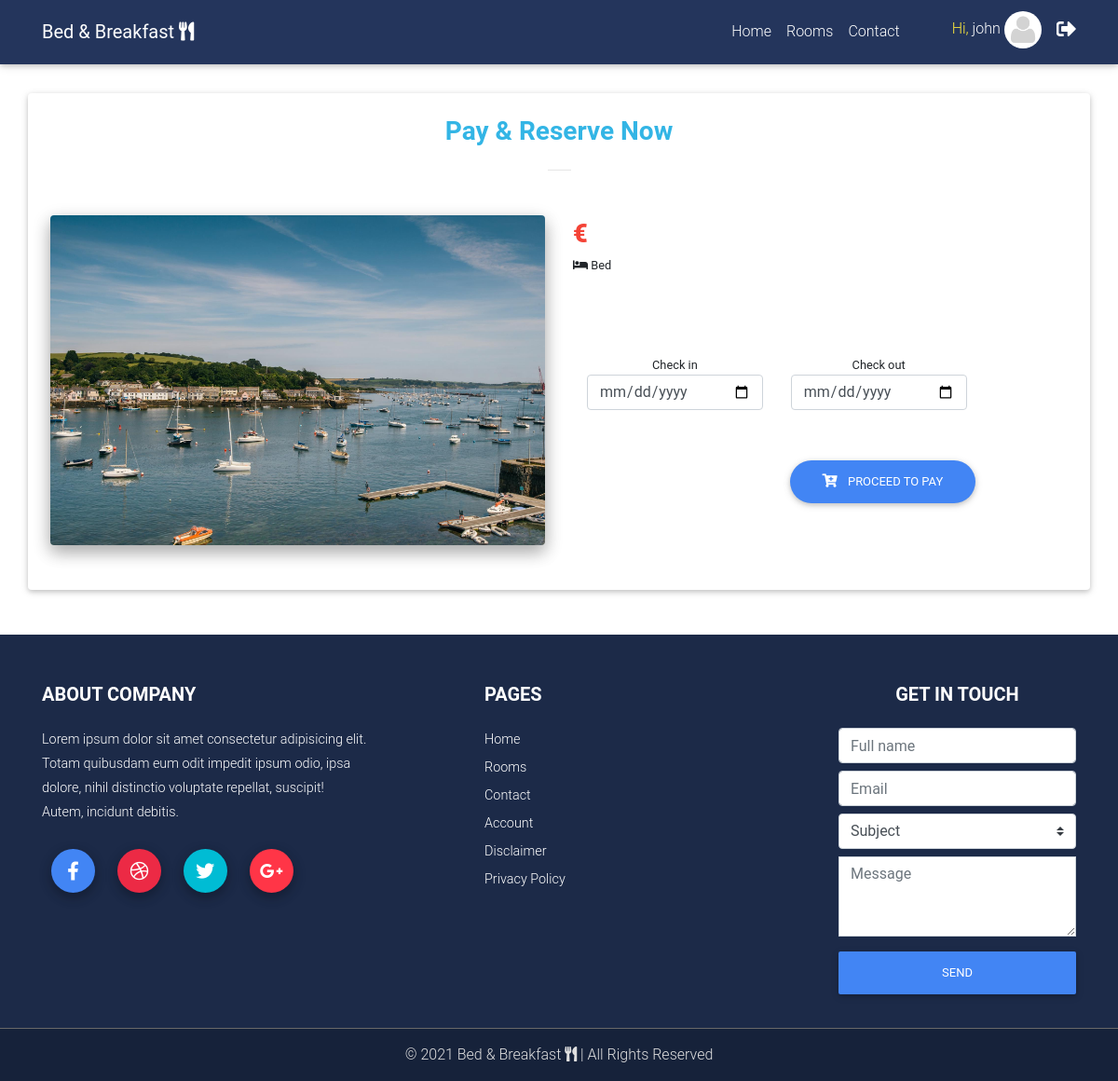
Before: /room_book?room_id=3 (signed in) with the older database file.
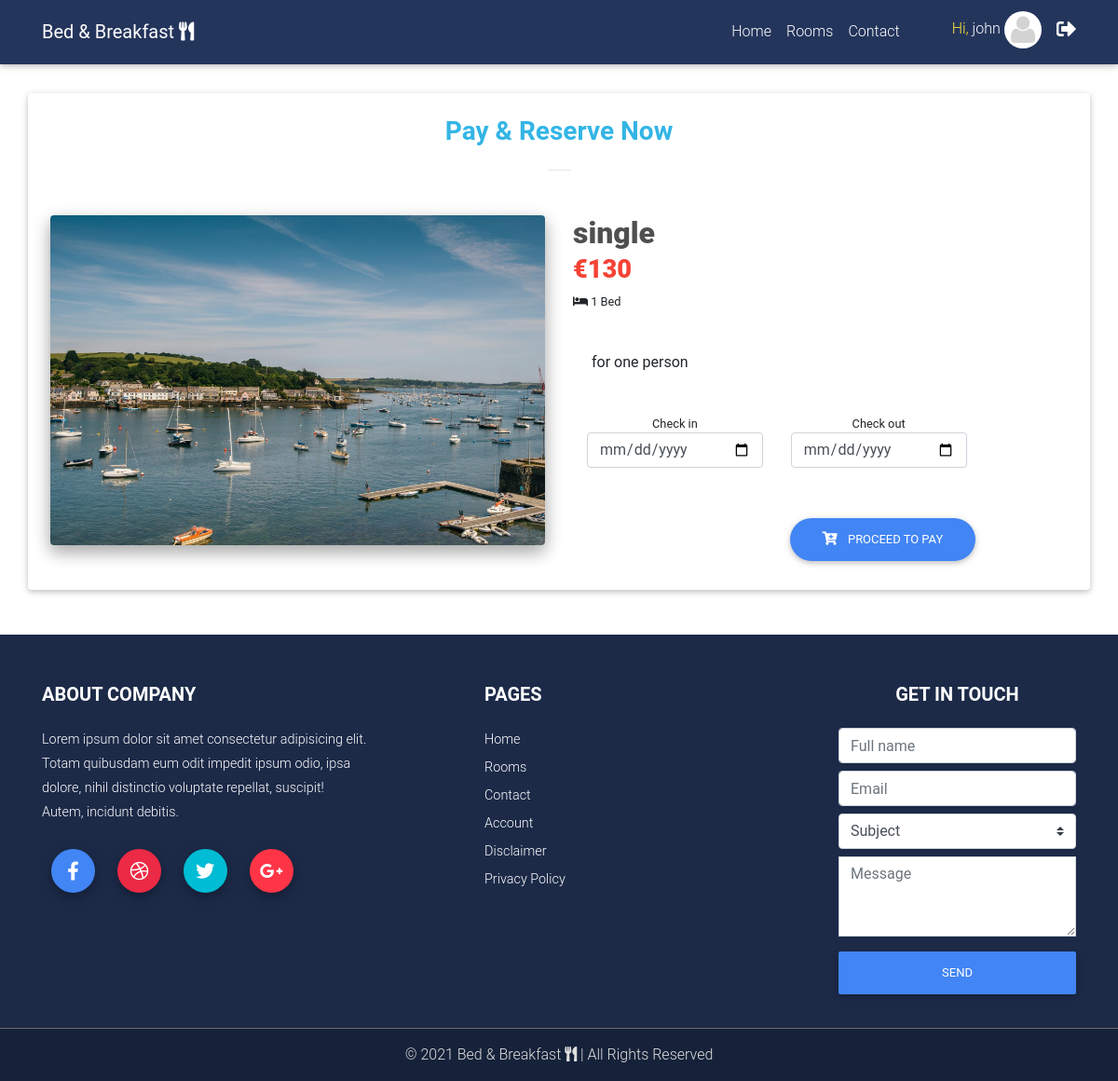
After: the same page with the newer database file.
### src/models.py (models this page shows)
class Rooms(db.Model):
	id = db.Column(db.Integer, primary_key=True)
	title = db.Column(db.String(100))
	description = db.Column(db.Text)
	thumb = db.Column(db.String(225))
	price = db.Column(db.Integer)
	bed = db.Column(db.Integer)
	lunch = db.Column(db.Boolean(), default=False)
	wifi = db.Column(db.Boolean(), default=False)

### src/views.py (the view)
@views.route("/room_book", methods=["GET", "POST"])
def room_book():
	room_id = request.args.get("room_id")
	room_data = Rooms.query.filter_by(id=room_id).first()
	return render_template("room_book.html", user=current_user, room_data=room_data)

### src/templates/room_book.html (shortened to what this page needs)
{% extends "base.html" %}
{% block content %}
<div class="container" style="margin-top: 100px;">
<div class="row my-5">
<div class="card p-4 ">
    <h3 class="font-weight-bold text-center text-info">Pay &amp; Reserve Now</h3>
    <hr class="mb-5 mx-auto" width="25px">
<div class="row">
<div class="col-lg-6 mb-4">
<img src="{{ url_for('static', filename='img/room1.jpg') }}" class="img-fluid rounded z-depth-2">
</div>
<div class="col-lg-5 text-center text-md-left">
<div class="mb-4">
  <h2 class="h2-responsive text-center text-md-left product-name font-weight-bold dark-grey-text mb-1 ml-xl-0 ml-4">
    <strong>{{ room_data.title }}</strong>
  </h2>
  <h3 class="h3-responsive text-center text-md-left ml-xl-0 ml-4">
    <span class="red-text font-weight-bold">
      <strong>&euro;{{ room_data.price }}</strong>
    </span>
  </h3>
  <small><i class="fas fa-bed"></i> {{ room_data.bed }} Bed</small>
</div>
<div class="card-body">{{ room_data.description }}</div>
<div class="col-12 mt-4">
<form action="{{ url_for('views.room_book_confirm') }}" method="GET">
    <div class="row">
      <div class="col-6 text-center">
        <small>Check in</small>
        <input type="date" name="check_in" class="form-control" required>
      </div>
      <div class="col-6 text-center">
        <small>Check out</small>
        <input type="date" name="check_out" class="form-control" required>
      </div>
    </div>
</div>
        <section>
          <div class="mt-5">
            <div class="row mt-3">
              <div class="col-md-12 text-center text-md-left text-md-right">
<button type="submit" class="btn btn-primary btn-rounded">
<i class="fas fa-cart-plus mr-2" aria-hidden="true"></i> Proceed to Pay</button>
</div>
</div>
</div>
</section>
      </div>
    </div>
</div>
</div>
</div>
{% endblock content %}

Changed rows visible on the page:
added Rooms: title "single", price "130", bed "1", description "for one person"
